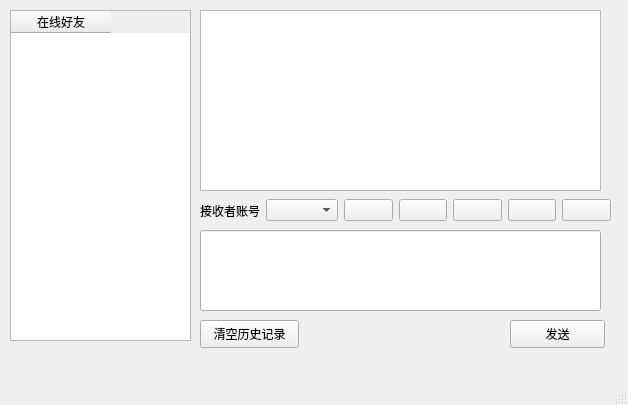
<?xml version="1.0" encoding="UTF-8"?>
<ui version="4.0">
 <class>MainWindow</class>
 <widget class="QMainWindow" name="MainWindow">
  <property name="geometry">
   <rect>
    <x>0</x>
    <y>0</y>
    <width>628</width>
    <height>405</height>
   </rect>
  </property>
  <property name="windowTitle">
   <string>用户界面</string>
  </property>
  <widget class="QWidget" name="centralwidget">
   <widget class="QTextEdit" name="chatRecordEdit">
    <property name="geometry">
     <rect>
      <x>200</x>
      <y>10</y>
      <width>401</width>
      <height>181</height>
     </rect>
    </property>
   </widget>
   <widget class="QLineEdit" name="messageInput">
    <property name="geometry">
     <rect>
      <x>200</x>
      <y>230</y>
      <width>401</width>
      <height>81</height>
     </rect>
    </property>
   </widget>
   <widget class="QLineEdit" name="contact">
    <property name="geometry">
     <rect>
      <x>10</x>
      <y>390</y>
      <width>20</width>
      <height>20</height>
     </rect>
    </property>
   </widget>
   <widget class="QTableWidget" name="friendTableWidget">
    <property name="geometry">
     <rect>
      <x>10</x>
      <y>10</y>
      <width>181</width>
      <height>331</height>
     </rect>
    </property>
    <column>
     <property name="text">
      <string>在线好友</string>
     </property>
    </column>
   </widget>
   <widget class="QPushButton" name="pushButton">
    <property name="geometry">
     <rect>
      <x>200</x>
      <y>320</y>
      <width>99</width>
      <height>28</height>
     </rect>
    </property>
    <property name="toolTip">
     <string>删除当前记录</string>
    </property>
    <property name="text">
     <string>清空历史记录</string>
    </property>
   </widget>
   <widget class="QPushButton" name="sendButton">
    <property name="geometry">
     <rect>
      <x>510</x>
      <y>320</y>
      <width>95</width>
      <height>28</height>
     </rect>
    </property>
    <property name="text">
     <string>发送</string>
    </property>
   </widget>
   <widget class="QWidget" name="layoutWidget">
    <property name="geometry">
     <rect>
      <x>200</x>
      <y>190</y>
      <width>411</width>
      <height>41</height>
     </rect>
    </property>
    <layout class="QHBoxLayout" name="horizontalLayout_2">
     <item>
      <layout class="QHBoxLayout" name="horizontalLayout">
       <item>
        <widget class="QLabel" name="label">
         <property name="text">
          <string>接收者账号</string>
         </property>
        </widget>
       </item>
       <item>
        <widget class="QComboBox" name="comboBox"/>
       </item>
      </layout>
     </item>
     <item>
      <widget class="QPushButton" name="sendfileButton">
       <property name="toolTip">
        <string>发送文件</string>
       </property>
       <property name="text">
        <string/>
       </property>
       <property name="icon">
        <iconset resource="resources.qrc">
         <normaloff>:/images/images/sending.png</normaloff>:/images/images/sending.png</iconset>
       </property>
      </widget>
     </item>
     <item>
      <widget class="QPushButton" name="openfileButton">
       <property name="toolTip">
        <string>打开文件</string>
       </property>
       <property name="text">
        <string/>
       </property>
       <property name="icon">
        <iconset resource="resources.qrc">
         <normaloff>:/images/images/save.png</normaloff>:/images/images/save.png</iconset>
       </property>
      </widget>
     </item>
     <item>
      <widget class="QPushButton" name="AddFriendButton">
       <property name="toolTip">
        <string>添加好友</string>
       </property>
       <property name="text">
        <string/>
       </property>
       <property name="icon">
        <iconset resource="resources.qrc">
         <normaloff>:/images/images/friendadd.png</normaloff>:/images/images/friendadd.png</iconset>
       </property>
      </widget>
     </item>
     <item>
      <widget class="QPushButton" name="DeleteFriendButton">
       <property name="toolTip">
        <string>删除好友</string>
       </property>
       <property name="text">
        <string/>
       </property>
       <property name="icon">
        <iconset resource="resources.qrc">
         <normaloff>:/images/images/frienddel.png</normaloff>:/images/images/frienddel.png</iconset>
       </property>
      </widget>
     </item>
     <item>
      <widget class="QPushButton" name="purgeButton">
       <property name="toolTip">
        <string>&lt;html&gt;&lt;head/&gt;&lt;body&gt;&lt;p&gt;删除所有用户聊天记录&lt;/p&gt;&lt;/body&gt;&lt;/html&gt;</string>
       </property>
       <property name="text">
        <string/>
       </property>
       <property name="icon">
        <iconset resource="resources.qrc">
         <normaloff>:/images/images/clear.png</normaloff>:/images/images/clear.png</iconset>
       </property>
      </widget>
     </item>
    </layout>
   </widget>
   <zorder>pushButton</zorder>
   <zorder>sendButton</zorder>
   <zorder>contact</zorder>
   <zorder>chatRecordEdit</zorder>
   <zorder>messageInput</zorder>
   <zorder>layoutWidget</zorder>
   <zorder>friendTableWidget</zorder>
  </widget>
  <widget class="QMenuBar" name="menubar">
   <property name="geometry">
    <rect>
     <x>0</x>
     <y>0</y>
     <width>628</width>
     <height>17</height>
    </rect>
   </property>
  </widget>
  <widget class="QStatusBar" name="statusbar"/>
 </widget>
 <resources>
  <include location="resources.qrc"/>
 </resources>
 <connections/>
</ui>
